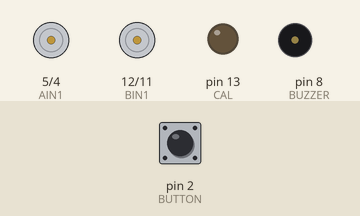
Simulated run of this sketch. Board: Arduino Uno, built with avr-gcc and run on an emulated ATmega328P. On the bench: motor-driver pin pairs drawn as motors (green arrow = first pin HIGH = forward, orange = second pin HIGH = backward, longer = more drive, scaled by the enable pin), output pins drawn as LEDs (lit = HIGH), buzzer (waves = sounding). The inputs (shaded band) are chosen by the test bench; at power-on: pin 2 (BUTTON) HIGH.

Above: at 5.1 s.
5.2 s: pin 2 (BUTTON) pulled LOW for 0.15 s
At 10.1 s:
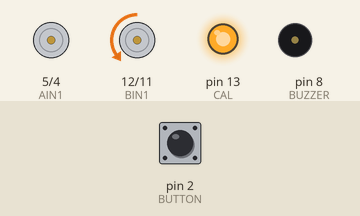
At 17.9 s:
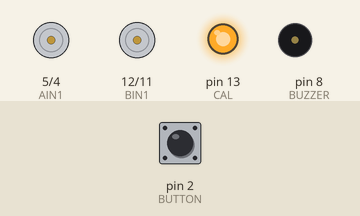
Timing chart, 0 to 22.7 s (numbered marks = the images above; inputs shaded):
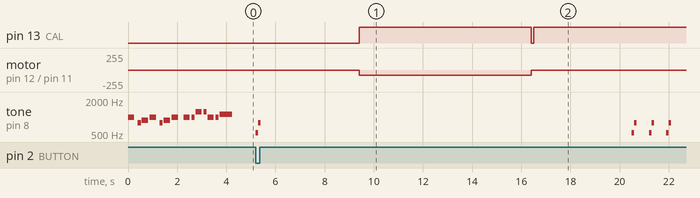

The sketch:

line_following_PD_controller_auto_calibrate.ino
```cpp
/*
 This is for Line Follower
 using PID Controller for LinerBot
 with Auto Calibrate Sensor
 Maker Line for cytron for line sensor
 by Duokino
 */

//sensor
#define VR A0     //Potentiometer
int S1 = 0;
int S2 = 0;
int S3 = 0;
int S4 = 0;
int S5 = 0;

//Pin declaration for TB6612FNG

//Motor Right
#define PWMB 10 //Speed control
#define BIN1 12 //Direction
#define BIN2 11 //Direction

//Motor Left
#define PWMA 3 //Speed control
#define AIN1 5 //Direction
#define AIN2 4 //Direction

int mode = 0;
boolean buttonPressed = false;

int motorSpeed;
int error;
int position;

    int BaseSpeed = 120;
    float Kp = 0.06;
    float Kd = 4;
    float Ki = 0.000;
    int integral = 0;
    int lastError = 0;
    int MotorA_Speed = 0;
    int MotorB_Speed = 0;
    int offset = 2000;


void setup() {

  pinMode (VR, INPUT);
  pinMode (A1, INPUT);
  pinMode (A2, INPUT);
  pinMode (A3, INPUT);
  pinMode (A4, INPUT);
  pinMode (A5, INPUT);

  //Motor Driver Pin Setup
  pinMode (PWMB,OUTPUT);
  pinMode (BIN1,OUTPUT);
  pinMode (BIN2,OUTPUT);
  pinMode (PWMA,OUTPUT);
  pinMode (AIN1,OUTPUT);
  pinMode (AIN2,OUTPUT);

  Serial.begin (9600);

  melody();

  while (mode < 1) button();

  calibrate();

  done();

  mode = 0;
  while (mode < 1) button();
  delay(100);

}

void loop() {

  //read sensor
  S1 = digitalRead(A1);
  S2 = digitalRead(A2);
  S3 = digitalRead(A3);
  S4 = digitalRead(A4);
  S5 = digitalRead(A5);

  if (S1 == 0 && S2 == 0 && S3 == 1 && S4 == 0 && S5 == 0) position = 2000;
  else if (S1 == 1 && S2 == 0 && S3 == 0 && S4 == 0 && S5 == 0) position = 3500;
  else if (S1 == 0 && S2 == 1 && S3 == 0 && S4 == 0 && S5 == 0) position = 2500;
  else if (S1 == 0 && S2 == 0 && S3 == 0 && S4 == 1 && S5 == 0) position = 1500;
  else if (S1 == 0 && S2 == 0 && S3 == 0 && S4 == 0 && S5 == 1) position = 500;

  else if (S1 == 1 && S2 == 1 && S3 == 0 && S4 == 0 && S5 == 0) position = 2800;
  else if (S1 == 0 && S2 == 1 && S3 == 1 && S4 == 0 && S5 == 0) position = 2100;
  else if (S1 == 0 && S2 == 0 && S3 == 1 && S4 == 1 && S5 == 0) position = 1900;
  else if (S1 == 0 && S2 == 0 && S3 == 0 && S4 == 1 && S5 == 1) position = 1200;

  else if (S1 == 0 && S2 == 1 && S3 == 1 && S4 == 1 && S5 == 0) position = 2000;
  else if (S1 == 1 && S2 == 1 && S3 == 1 && S4 == 0 && S5 == 0) position = 2100;
  else if (S1 == 0 && S2 == 0 && S3 == 1 && S4 == 1 && S5 == 1) position = 1900;

  if (position <= 1500){
    if (S1 == 0 && S2 == 0 && S3 == 0 && S4 == 0 && S5 == 0) position = 0;
    }

  else if (position >= 2500){
    if (S1 == 0 && S2 == 0 && S3 == 0 && S4 == 0 && S5 == 0) position = 4000;
    }

  //variable to be adjust
  //Kp = analogRead(VR)/700;
  //Serial.print("Kp = ");
  //Serial.println(Kp);

  //Kd = analogRead(VR)/700;
  //Serial.print("Kd = ");
  //Serial.println(Kd);

  //PID calculation

  error = position - offset;

  motorSpeed = Kp * error + Kd * (error - lastError) + Ki * integral;
  lastError = error;

  //Motor output

  MotorA_Speed = BaseSpeed - motorSpeed ;
  MotorB_Speed = BaseSpeed + motorSpeed ;
  MotorA_Speed = constrain(MotorA_Speed, 0, 255);
  MotorB_Speed = constrain(MotorB_Speed, 0, 255);

  digitalWrite(AIN2, HIGH);
  digitalWrite(AIN1, LOW);
  analogWrite(PWMA, MotorA_Speed);

  digitalWrite(BIN2, HIGH);
  digitalWrite(BIN1, LOW);
  analogWrite(PWMB, MotorB_Speed);

}

void melody(){

  #define NOTE_B5   988
  #define NOTE_G5   784
  #define NOTE_A5   880
  #define NOTE_DS6  1245
  #define NOTE_CS6   1109

  #define BUZZER 8

  int melody[] = {NOTE_B5, 0, NOTE_G5, NOTE_A5, NOTE_B5, 0, NOTE_G5, NOTE_A5, NOTE_B5, 0, NOTE_B5, NOTE_B5, NOTE_DS6, NOTE_DS6, NOTE_B5, NOTE_B5, NOTE_CS6};
  int noteDurations[] = {4, 16, 8, 4, 4, 16, 8, 4, 4, 8, 4, 8, 4, 8, 4, 8, 2};

    for (int thisNote = 0; thisNote < 17; thisNote++){
      int noteDuration = 1000 / noteDurations[thisNote];
      tone(BUZZER, melody[thisNote], noteDuration);
      int pauseBetweenNotes = noteDuration * 1.30;
      delay(pauseBetweenNotes);
      noTone(BUZZER);
    }
}

void button() {
  #define NOTE_C5 523
  #define NOTE_G5 784

  #define BUTTON 2
  #define BUZZER 8

  pinMode(BUTTON, INPUT_PULLUP);

    if (digitalRead(BUTTON) == LOW &&
        buttonPressed == false) {
      buttonPressed = true;
      mode++;
      if (mode == 1) {
        tone(BUZZER, NOTE_C5, 100);
        delay(100);
        tone(BUZZER, NOTE_G5, 100);
        delay(100);
        noTone(BUZZER);
      }
      else if (mode == 2) {
        tone(BUZZER, NOTE_G5, 100);
        delay(100);
        tone(BUZZER, NOTE_C5, 100);
        delay(100);
        noTone(BUZZER);
      }
    }

  if (buttonPressed == true) {
  buttonPressed = false;
  }
}

void calibrate(){

  int CAL = 13;         //CAL pin for Maker Line

  pinMode(CAL, OUTPUT);

  digitalWrite(CAL, LOW);
  delay(4000);
  digitalWrite(CAL, HIGH);

  left(80);
  delay(7000);
  still();

  digitalWrite(CAL, LOW);
  delay(100);
  digitalWrite(CAL, HIGH);
  delay(4000);

}

void left(int motorspeed){

  digitalWrite(BIN1, LOW);
  digitalWrite(BIN2, HIGH);
  analogWrite(PWMB, motorspeed);

  digitalWrite(AIN1, HIGH);
  digitalWrite(AIN2, LOW);
  analogWrite(PWMA, 0);

}

void still(){

  digitalWrite(BIN1, LOW);
  digitalWrite(BIN2, LOW);
  analogWrite(PWMB, 0);

  digitalWrite(AIN1, LOW);
  digitalWrite(AIN2, LOW);
  analogWrite(PWMA, 0);

}

void done(){

  #define NOTE_C5 523
  #define NOTE_G5 784

  #define BUZZER 8

  for (int i = 0; i < 3; i++){
        tone(BUZZER, NOTE_C5, 100);
        delay(100);
        tone(BUZZER, NOTE_G5, 100);
        delay(100);
        noTone(BUZZER);
        delay(500);
  }
}

//**********best value**********\\
// Kp=0.06 Kd=4 Speed=80 Time=7.0s
// Kp=0.2 Kd=5 Speed=120 Time=5.6s
// Kp=0.06 Kd=4 Speed=120 Time=5.0s
```

Measured:
- after the input at 5.2 s, pin 13 (CAL): LOW → HIGH after 4.2 s, → LOW 7.0 s later, → HIGH 0.10 s later; motor on pin 12 (BIN1) / pin 11 (BIN2): stopped → backward 80/255 after 4.2 s, → stopped 7.0 s later
- by itself, tone on pin 8 (BUZZER): plays 988 Hz for 0.25 s, 784 Hz for 0.13 s, 880 Hz for 0.25 s, 988 Hz for 0.25 s, 784 Hz for 0.13 s, 880 Hz for 0.25 s … (14 notes in this stretch)
